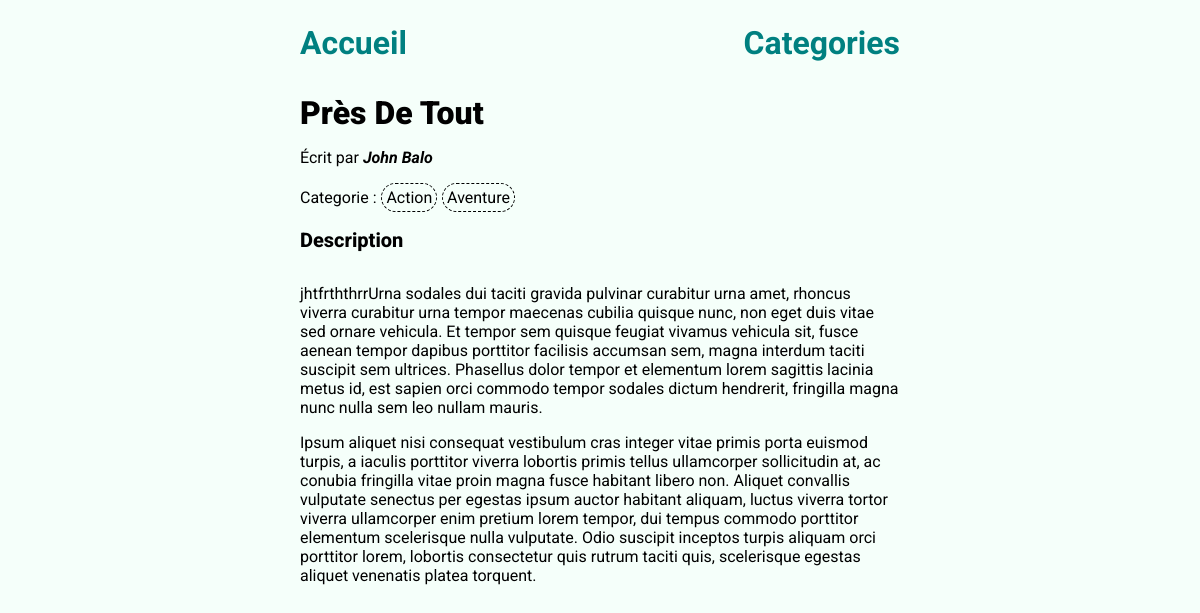
/livres/prest-de-toutjohn/, run on the app's committed database.
### livres/models.py (models this page shows, shortened)
class LivreModel(models.Model):
    title = models.CharField(max_length=100, verbose_name='Titre')
    slug = models.SlugField(max_length=100, unique=True, verbose_name='Slug')
    author = models.CharField(max_length=100, verbose_name='Auteur')
    description = models.TextField(verbose_name='Description')
    categories = models.ManyToManyField(CategoryModel, verbose_name='Categorie', related_name='livres')
    class Meta:
        ordering = ['title']
        verbose_name = 'Livre'
        verbose_name_plural = 'Livres'

class CategoryModel(models.Model):
    nom = models.CharField(max_length=100)
    slug = models.SlugField(unique=True)
    class Meta:
        ordering = ['nom']
        verbose_name = 'Categorie'
        verbose_name_plural = 'Categories'

### livres/views.py (the view)
# urls.py: path('livres/<str:slug>/', LivresDetail.as_view(), name='detail_livre'),
class LivresDetail(DetailView):
    model = LivreModel
    context_object_name = 'livre'
    template_name = "livres_detail.html"

### livres/templates/livres_detail.html (shortened to what this page needs)
{% extends 'base.html' %}
{% block content %}
    <div class="main">
        <div class="livre-detail">
            <span class="title title-d">{{ livre.title.title }}</span>
                    <p>Écrit par <span class="author author-d">{{ livre.author.title }}</span></p>
                    <div class="categories">
                        <p>
                            Categorie :
                            <ul class="inlinelist">
                                {% for category in livre.categories.all %}
                                    <li class="categorie cate-d">{{ category.nom }}</li>
                                {% endfor %}
                            </ul>
                        </p>
                    </div>
            <b class="description-title">Description</b>
            <p class="description">
                {{ livre.description|linebreaks|safe }}
            </p>
        </div>
    </div>
{% endblock %}

### livres/static/css/style.css (style rules this page uses)
body { background: mintcream; display: flex; justify-content: center; }
* { font-family: roboto, sans-serif; }
.main { display: flex; flex-direction: column; width: 100%; }
.inlinelist { display: flex; flex-direction: row; list-style-type: none; padding: 0; margin: 0; }
.inlinelist li { margin-right: 0.3rem; }
.categorie { box-sizing: border-box; border: 1px dashed #000000; padding: 0.25rem; border-radius: 100px; }
.categories { display: flex; align-items: center; gap: 0.3rem; }
.main { display: flex; flex-direction: column; gap: 0.3rem; }
.title { font-weight: 800; font-size: 1.5rem; }
.title-d { font-weight: 900; font-size: 2rem; }
.author { font-style: italic; font-weight: 600; }
.author-d { font-style: italic; font-weight: 700; }
.livre-detail { padding-top: 2rem; display: flex; flex-direction: column; gap: 1rem; }
.description-title { font-weight: 800; font-size: 1.25rem; }

### data on the page
LivreModel: title "Près De Tout", author "John Balo", description "jhtfrththrrUrna sodales dui taciti gravida pulvinar curabitur urna amet, rhoncus viverra curabitur urna tempor maecenas cubilia quisque nunc, non eget duis vitae sed ornare vehicula. Et tempor sem quisque feugiat vivamus vehicula sit, fusce aenean tempor dapibus porttitor facilisis accumsan sem, magna interdum taciti suscipit sem ultrices. Phasellus dolor tempor et elementum lorem sagittis lacinia metus id, est sapien orci commodo tempor sodales dictum hendrerit, fringilla magna nunc nulla sem leo nullam mauris. Ipsum aliquet nisi consequat vestibulum cras integer vitae primis porta euismod turpis, a iaculis porttitor viverra lobortis primis tellus ullamcorper sollicitudin at, ac conubia…"
CategoryModel: nom "Action"
CategoryModel: nom "Aventure"
